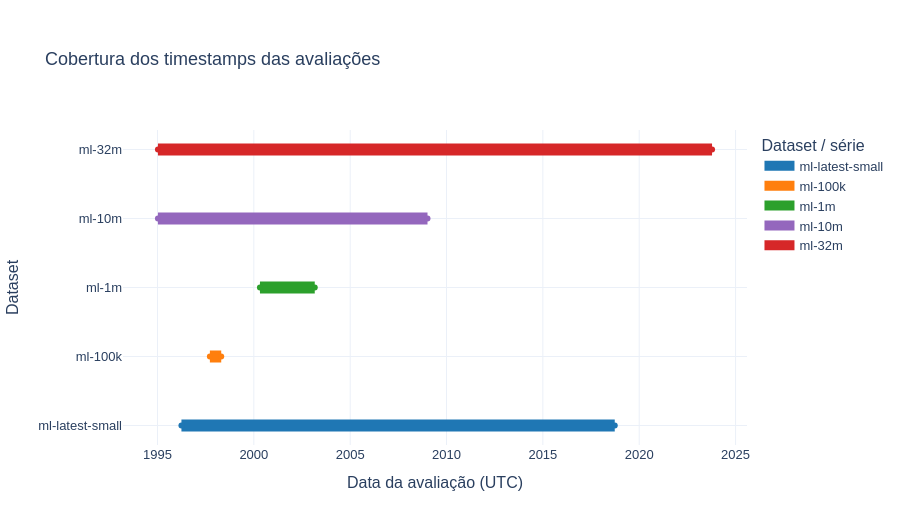
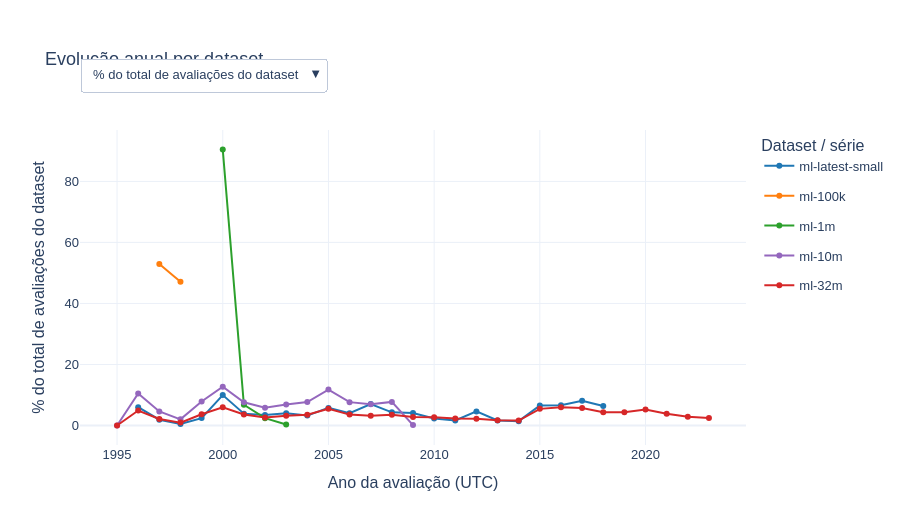
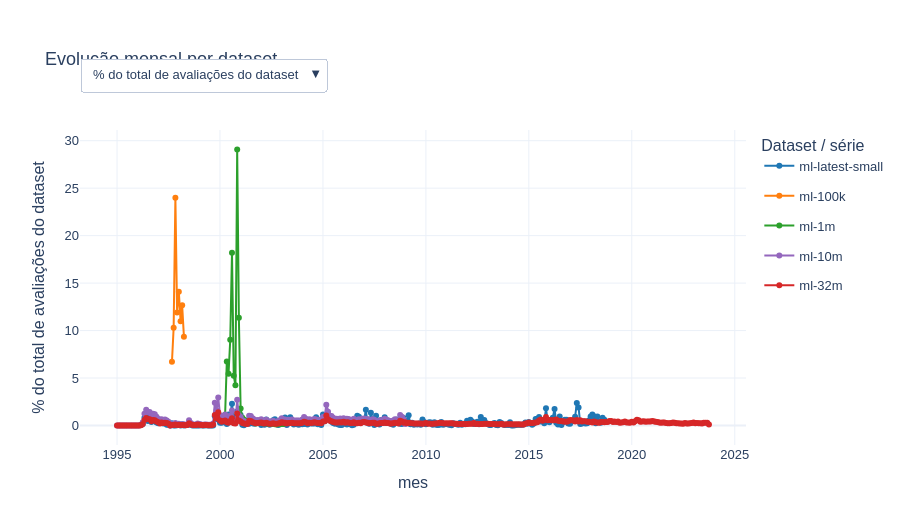
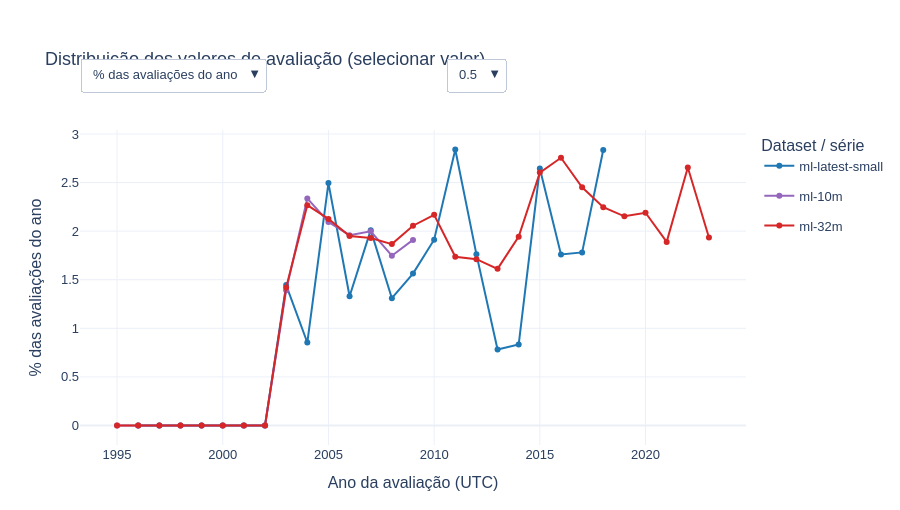

Write notebook code for charts like these, in order.
### Markdown cell above
### Exploração interativa de agregados

Usa-se Plotly, a única biblioteca adicional para visualização. A legenda permite mostrar/ocultar datasets; os menus mudam métricas e, quando necessário, o valor de rating, perfil ou grupo de atividade. Zoom e seletores operam sobre tabelas já calculadas e não voltam a executar consultas. Os HTML autónomos em `output/graficos` incluem a biblioteca e podem ser abertos sem Internet ou sessão Python. No VS Code/Jupyter, os gráficos usam a representação interativa do notebook; se o visualizador não a suportar, abra os HTML.

Na evolução anual/mensal, “% do total” divide pelo total de avaliações **desse dataset**, não pelo total de todos os datasets. Na distribuição de notas, o denominador é o total **do ano e dataset**. Nos perfis, é a população elegível segundo a definição escolhida. Nos géneros, um filme pode contar em vários grupos; as percentagens não somam necessariamente 100%. A comparação conserva as grafias originais dos géneros.

Anos/meses interiores sem avaliações têm contagem zero e média ausente; não se desenham observações fora da cobertura de um dataset. Não se atribuem meios pontos às escalas inteiras. Nos grupos de atividade, as médias são primeiro calculadas por utilizador/ano e depois por grupo, dando o mesmo peso a cada utilizador contribuinte.

### Code cell
GRAFICOS = OUT_DIR / "graficos"
GRAFICOS.mkdir(exist_ok=True)
pio.templates.default = "plotly_white"
paleta = ["#1f77b4", "#ff7f0e", "#2ca02c", "#9467bd", "#d62728"]
cores_datasets = {nome: paleta[i % len(paleta)] for i, nome in enumerate(resultados)}

def mostrar(figura, nome):
    figura.update_layout(font=dict(family="Arial", size=13), height=510,
                          margin=dict(t=130, b=65), legend_title_text="Dataset / série")
    # O HTML autónomo funciona sem servidor, kernel ou ligação à Internet.
    figura.write_html(GRAFICOS / f"{nome}.html", include_plotlyjs=True, full_html=True)
    figura.show(renderer="plotly_mimetype")
    print("Versão interativa autónoma:", GRAFICOS / f"{nome}.html")

def grafico_series(tabela, x, metricas, titulo, nome, grupo=None, barras=False):
    if tabela.is_empty():
        print("Sem dados para o gráfico:", titulo)
        return
    conjuntos = []
    for dataset in tabela["dataset"].unique(maintain_order=True).to_list():
        dados = tabela.filter(pl.col("dataset")==dataset)
        grupos = dados[grupo].unique().sort().to_list() if grupo else [None]
        for valor in grupos:
            parte = dados.filter(pl.col(grupo)==valor) if grupo else dados
            if x == "ano":
                anos_dataset = resultados[dataset]["anual"]["ano"]
                grelha = pl.DataFrame({"ano": range(anos_dataset.min(), anos_dataset.max()+1)},
                                     schema={"ano": pl.Int64})
                parte = grelha.join(parte.with_columns(pl.col("ano").cast(pl.Int64)), on="ano", how="left")
                contagens = [c for c in ("num_ratings", "utilizadores", "avaliacoes") if c in parte.columns]
                if contagens:
                    parte = parte.with_columns(pl.col(contagens).fill_null(0))
            conjuntos.append((dataset, valor, parte.sort(x)))
    primeira = next(iter(metricas))
    figura = go.Figure()
    opcoes_grupo = sorted(set(g for _,g,_ in conjuntos)) if grupo else []
    for dataset, valor, parte in conjuntos:
        argumentos = dict(x=parte[x].to_list(), y=parte[primeira].to_list(),
            name=dataset, legendgroup=dataset,
            marker=dict(color=cores_datasets[dataset]),
            visible=(valor==opcoes_grupo[0]) if grupo else True,
            hovertemplate="%{x}<br>%{y:.4g}<extra>%{fullData.name}</extra>")
        figura.add_trace(go.Bar(**argumentos) if barras else go.Scatter(
            **argumentos, mode="lines+markers", line=dict(color=cores_datasets[dataset])))
    menus = [dict(x=0, y=1.23, xanchor="left", buttons=[dict(label=rotulo, method="update",
        args=[{"y": [parte[coluna].to_list() for _,_,parte in conjuntos]},
              {"yaxis.title.text": rotulo}]) for coluna,rotulo in metricas.items()])]
    if grupo:
        menus.append(dict(x=0.55, y=1.23, xanchor="left", buttons=[dict(label=str(valor), method="update",
            args=[{"visible": [g==valor for _,g,_ in conjuntos]}]) for valor in opcoes_grupo]))
    figura.update_layout(title=titulo, xaxis_title="Ano da avaliação (UTC)" if x=="ano" else x,
                          yaxis_title=metricas[primeira], updatemenus=menus, barmode="group")
    mostrar(figura, nome)

if resultados:
    intervalos = go.Figure()
    for linha in cobertura.iter_rows(named=True):
        intervalos.add_trace(go.Scatter(
            x=[linha["primeira_avaliacao_utc"], linha["ultima_avaliacao_utc"]],
            y=[linha["dataset"], linha["dataset"]], mode="lines+markers", name=linha["dataset"],
            line=dict(width=12, color=cores_datasets[linha["dataset"]]),
            hovertemplate="%{x}<extra>%{fullData.name}</extra>"))
    intervalos.update_layout(title="Cobertura dos timestamps das avaliações",
                             xaxis_title="Data da avaliação (UTC)", yaxis_title="Dataset")
    mostrar(intervalos, "intervalos_temporais")

    anuais, mensais, perfis, valores = [], [], [], []
    for nome, tabelas in resultados.items():
        a = tabelas["anual"]
        grelha = pl.DataFrame({"ano": range(a["ano"].min(), a["ano"].max()+1)}, schema={"ano": pl.Int64})
        anual = (grelha.join(a, on="ano", how="left")
            .with_columns(pl.col("num_ratings", "utilizadores").fill_null(0))
            .with_columns((pl.col("num_ratings")*100/pl.col("num_ratings").sum()).alias("pct_dataset"),
                          pl.lit(nome).alias("dataset")))
        anuais.append(anual)
        mensal = tabelas["mensal"].with_columns(
            (pl.col("num_ratings")*100/pl.col("num_ratings").sum()).alias("pct_dataset"),
            pl.lit(nome).alias("dataset"))
        # Os meses ausentes dentro do intervalo recebem contagem zero e média ausente.
        inicio_mes = datetime.strptime(mensal["mes"].min(), "%Y-%m").date()
        fim_mes = datetime.strptime(mensal["mes"].max(), "%Y-%m").date()
        meses = pl.date_range(inicio_mes, fim_mes, interval="1mo", eager=True).dt.strftime("%Y-%m")
        mensal = (pl.DataFrame({"mes": meses}).join(mensal, on="mes", how="left")
                  .with_columns(pl.col("num_ratings", "pct_dataset").fill_null(0), pl.lit(nome).alias("dataset")))
        mensais.append(mensal)
        for tipo, chave in [("Acumulados", "perfis_cumulativos"), ("Ativos no ano", "perfis_ativos")]:
            p = tabelas[chave].with_columns(pl.col("ano").cast(pl.Int64))
            grelha_perfis = grelha.join(pl.DataFrame({"perfil": ["Só inteiros", "Só não inteiros", "Misto"]}), how="cross")
            p = (grelha_perfis.join(p, on=["ano", "perfil"], how="left")
                .with_columns(pl.col("utilizadores").fill_null(0).cast(pl.Int64))
                .sort("perfil", "ano")
                .with_columns((100*pl.col("utilizadores")/pl.col("utilizadores").sum().over("ano")).alias("percentagem"),
                    (pl.col("utilizadores")-pl.col("utilizadores").shift(1).over("perfil").fill_null(0)).alias("variacao_liquida"),
                    (pl.lit(tipo+" | ")+pl.col("perfil")).alias("grupo"), pl.lit(nome).alias("dataset")))
            perfis.append(p)
        v = tabelas["valores_ano"]
        # Só se completam valores da escala documentada de cada dataset.
        escala = [float(i) for i in range(1,6)] if nome in ("ml-100k", "ml-1m") else [i/2 for i in range(1,11)]
        v = (grelha.join(pl.DataFrame({"rating": escala}), how="cross")
            .join(v, on=["ano", "rating"], how="left").with_columns(pl.col("num_ratings").fill_null(0))
            .with_columns((100*pl.col("num_ratings")/pl.col("num_ratings").sum().over("ano")).alias("percentagem"),
                          pl.lit(nome).alias("dataset")))
        valores.append(v)
    anual_conjunto = pl.concat(anuais, how="vertical_relaxed")
    anual_conjunto.write_parquet(OUT_DIR / "anual_conjunto.parquet")
    grafico_series(anual_conjunto, "ano", {"pct_dataset": "% do total de avaliações do dataset",
        "num_ratings": "Número de avaliações", "media": "Média das avaliações",
        "utilizadores": "Utilizadores ativos no ano"}, "Evolução anual por dataset", "evolucao_anual")
    grafico_series(pl.concat(mensais, how="vertical_relaxed"), "mes",
        {"pct_dataset": "% do total de avaliações do dataset", "num_ratings": "Número de avaliações", "media": "Média"},
        "Evolução mensal por dataset", "evolucao_mensal")
    grafico_series(pl.concat(valores, how="vertical_relaxed"), "ano",
        {"percentagem": "% das avaliações do ano", "num_ratings": "Número de avaliações"},
        "Distribuição dos valores de avaliação (selecionar valor)", "valores_por_ano", grupo="rating")
    grafico_series(pl.concat(perfis, how="vertical_relaxed"), "ano",
        {"percentagem": "% de utilizadores elegíveis", "utilizadores": "Utilizadores",
         "variacao_liquida": "Variação líquida anual de utilizadores"},
        "Perfis de utilização da escala (selecionar definição e perfil)", "perfis", grupo="grupo")
    grafico_series(juntar_resultado("grupos_atividade"), "ano",
        {"media": "Média das médias por utilizador", "utilizadores": "Utilizadores do grupo", "avaliacoes": "Avaliações"},
        "Atividade e composição dos utilizadores", "grupos_atividade", grupo="grupo")
    grafico_series(juntar_resultado("filmes_genero"), "genre",
        {"pct_movies": "% de filmes do dataset", "num_movies": "Número de filmes"},
        "Filmes por género: categorias originais", "filmes_genero", barras=True)
    if EXECUTAR_ANALISES_AVANCADAS:
        filmes = juntar_resultado("filmes_ano_selecionados")
        if not filmes.is_empty():
            filmes = filmes.with_columns((pl.col("dataset")+pl.lit(" | ")+pl.col("title")).alias("filme"))
            grafico_series(filmes, "ano", {"media": "Média anual", "avaliacoes": "Número de avaliações"},
                "Evolução de filmes selecionados dentro de cada dataset", "evolucao_filmes", grupo="filme")
else:
    print("Sem dados calculados: não são criados gráficos analíticos.")
